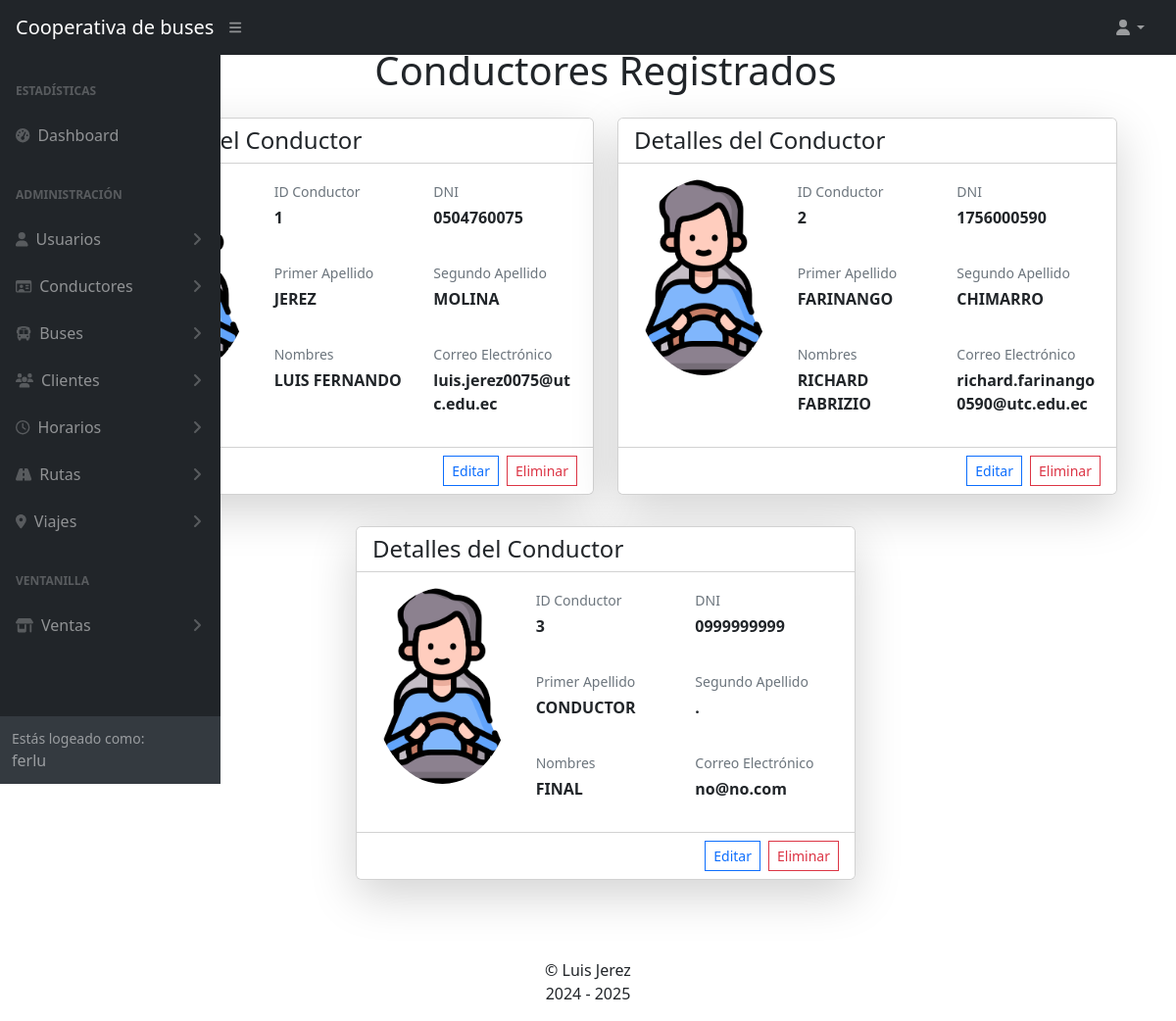
/conductores/ (signed in), run on an earlier commit of the app's database.
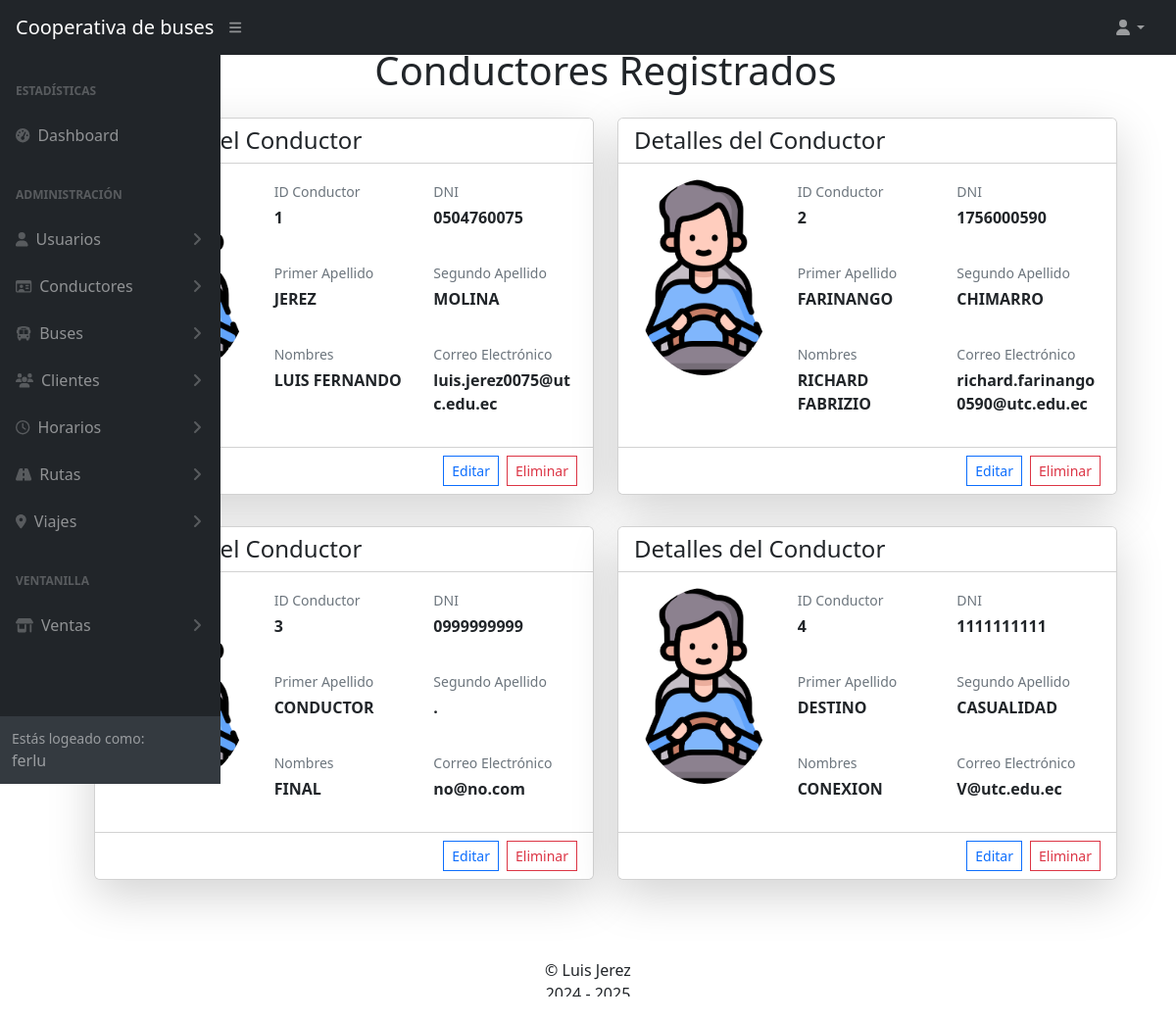
And on a later commit of the database.
### Apps/conductores/models.py (models this page shows, shortened)
class Conductores(models.Model):
    id = models.AutoField(primary_key=True)
    dni = models.CharField(unique=True, max_length=10)
    foto = models.ImageField(upload_to='conductores/', default='conductores/conductor_default.png')
    apellido1 = models.CharField(max_length=150)
    apellido2 = models.CharField(max_length=150)
    nombres = models.CharField(max_length=150)
    email = models.EmailField()
    celular = models.CharField(max_length=10)

### Apps/conductores/views.py (the view)
# urls.py: path('', views.inicio),
@staff_member_required(login_url='/usuarios/login/')
def inicio(request):
    return render(request, 'conductores.html', {'conductores': Conductores.objects.all()})

### Apps/conductores/templates/conductores.html (shortened to what this page needs)
{% extends 'base.html' %}
{% block body %}
<div class="container p-5 ms-5">
    <div class="row justify-content-center text-center">
        <h1>Conductores Registrados</h1>
    </div>
    <div class="row justify-content-center">
        {% for c in conductores %}
        <div class="col-lg-6 mt-3 mb-3">
            <div class="card shadow-lg">
                <div class="card-header bg-white d-flex justify-content-between align-items-center">
                    <h4 class="mb-0">Detalles del Conductor </h4>
                </div>
                <div class="card-body">
                    <div class="row">
                        <div class="col-md-4 text-center mb-4">
                            {% if c.foto %}
                                <img src="{{ c.foto.url }}" alt="Foto de {{ cliente.nombres }}"
                                     class="img-fluid rounded-circle mb-2" style="width: 200px; height: 200px; object-fit: cover;">
                            {% else %}
                                <div class="bg-secondary rounded-circle d-flex align-items-center justify-content-center mx-auto"
                                     style="width: 200px; height: 200px;">
                                    <span class="text-white display-4">{{ c.nombres|first|upper }}{{ c.apellido1|first|upper }}</span>
                                </div>
                            {% endif %}
                        </div>
                        <div class="col-md-8">
                            <div class="row g-3">
                                <div class="col-md-6">
                                    <div class="detail-item">
                                        <label class="text-muted small mb-1">ID Conductor</label>
                                        <p class="mb-3 fw-bold">{{ c.id }}</p>
                                    </div>
                                </div>
                                <div class="col-md-6">
                                    <div class="detail-item">
                                        <label class="text-muted small mb-1">DNI</label>
                                        <p class="mb-3 fw-bold">{{ c.dni }}</p>
                                    </div>
                                </div>
                                <div class="col-md-6">
                                    <div class="detail-item">
                                        <label class="text-muted small mb-1">Primer Apellido</label>
                                        <p class="mb-3 fw-bold">{{ c.apellido1 }}</p>
                                    </div>
                                </div>
                                <div class="col-md-6">
                                    <div class="detail-item">
                                        <label class="text-muted small mb-1">Segundo Apellido</label>
                                        <p class="mb-3 fw-bold">{{ c.apellido2 }}</p>
                                    </div>
                                </div>
                                <div class="col-md-6">
                                    <div class="detail-item">
                                        <label class="text-muted small mb-1">Nombres</label>
                                        <p class="mb-3 fw-bold">{{ c.nombres }}</p>
                                    </div>
                                </div>
                                <div class="col-md-6">
                                    <div class="detail-item">
                                        <label class="text-muted small mb-1">Correo Electrónico</label>
                                        <p class="mb-3 fw-bold">{{ c.email }}</p>
                                    </div>
                                </div>
                            </div>
                        </div>
                    </div>
                </div>
                <div class="card-footer bg-white">
                    <div class="d-flex justify-content-end">
                        <a href="/conductores/administracion/editar/{{c.id}}" class="rounded-0 btn btn-outline-primary btn-sm me-2">
                             Editar
                        </a>
                        <form action="/conductores/administracion/eliminar/{{c.id}}" method="post">
                            <button type="submit" class="rounded-0 btn btn-outline-danger btn-sm" onclick="return confirm('Segundo quieres eliminar el conductor con el DNI: {{c.dni}}')" >
                                 Eliminar
                            </button>
                        </form>
                    </div>
                </div>
            </div>
        </div>
        {% endfor %}
      </div>
</div>
{% endblock %}

### Apps/web/templates/base.html (shortened to what this page needs)
{% load static %}
<!DOCTYPE html>
<html lang="es" data-bs-theme="light">
<head>
    <link rel="stylesheet" href="{% static 'css/styles.css' %}">
    <link rel="stylesheet" href="https://cdnjs.cloudflare.com/ajax/libs/izitoast/1.4.0/css/iziToast.min.css"
 />
    <link href="https://cdn.jsdelivr.net/npm/select2@4.1.0-rc.0/dist/css/select2.min.css" rel="stylesheet" />
    <link rel="stylesheet" href="https://cdn.datatables.net/2.2.1/css/dataTables.bootstrap5.css">
    <link rel="stylesheet" href="https://cdn.datatables.net/buttons/3.2.0/css/buttons.bootstrap5.css">
</head>
<body class="sb-nav-fixed">
    <nav class="sb-topnav navbar navbar-expand navbar-dark bg-dark">
        <a class="navbar-brand ps-3" href="/">Cooperativa de buses</a>
        <button class="btn btn-link btn-sm order-1 order-lg-0 me-4 me-lg-0" id="sidebarToggle" href="#!"><i class="fas fa-bars"></i></button>
        {% if user.is_authenticated %}
        <ul class="navbar-nav ms-auto ms-md-0 me-3 me-lg-4">
            <li class="nav-item dropdown">
                <a class="nav-link dropdown-toggle" id="navbarDropdown" href="#" role="button" data-bs-toggle="dropdown" aria-expanded="false"><i class="fas fa-user fa-fw"></i></a>
            </li>
        </ul>
        {% endif %}
    </nav>
    <div id="layoutSidenav">
        <div id="layoutSidenav_nav">
            <nav class="sb-sidenav accordion sb-sidenav-dark" id="sidenavAccordion">
                <div class="sb-sidenav-menu">
                    <div class="nav">
                        <div class="sb-sidenav-menu-heading">Estadísticas</div>
                        <a class="nav-link" href="/">
                            <div class="sb-nav-link-icon"><i class="fas fa-tachometer-alt"></i></div>
                            Dashboard
                        </a>
                        <div class="sb-sidenav-menu-heading">Administración</div>
                        <a class="nav-link collapsed" href="#" data-bs-toggle="collapse" data-bs-target="#collapseLayouts" aria-expanded="false" aria-controls="collapseLayouts">
                            <div class="sb-nav-link-icon"><i class="fas fa-user"></i></div>
                            Usuarios
                            <div class="sb-sidenav-collapse-arrow"><i class="fas fa-angle-down"></i></div>
                        </a>
                        <a class="nav-link collapsed" href="#" data-bs-toggle="collapse" data-bs-target="#conductores" aria-expanded="false" aria-controls="collapseLayouts">
                            <div class="sb-nav-link-icon"><i class="fa-regular fa-id-card"></i></div>
                            Conductores
                            <div class="sb-sidenav-collapse-arrow"><i class="fas fa-angle-down"></i></div>
                        </a>
                        <a class="nav-link collapsed" href="#" data-bs-toggle="collapse" data-bs-target="#buses" aria-expanded="false" aria-controls="collapseLayouts">
                            <div class="sb-nav-link-icon"><i class="fa-solid fa-bus"></i></div>
                            Buses
                            <div class="sb-sidenav-collapse-arrow"><i class="fas fa-angle-down"></i></div>
                        </a>
                        <a class="nav-link collapsed" href="#" data-bs-toggle="collapse" data-bs-target="#clientes" aria-expanded="false" aria-controls="collapseLayouts">
                            <div class="sb-nav-link-icon"><i class="fa fa-users"></i></div>
                            Clientes
                            <div class="sb-sidenav-collapse-arrow"><i class="fas fa-angle-down"></i></div>
                        </a>
                        <a class="nav-link collapsed" href="#" data-bs-toggle="collapse" data-bs-target="#horarios" aria-expanded="false" aria-controls="collapseLayouts">
                            <div class="sb-nav-link-icon"><i class="fa-regular fa-clock"></i></div>
                            Horarios
                            <div class="sb-sidenav-collapse-arrow"><i class="fas fa-angle-down"></i></div>
                        </a>
                        <a class="nav-link collapsed" href="#" data-bs-toggle="collapse" data-bs-target="#rutas" aria-expanded="false" aria-controls="collapseLayouts">
                            <div class="sb-nav-link-icon"><i class="fa-solid fa-road"></i></div>
                            Rutas
                            <div class="sb-sidenav-collapse-arrow"><i class="fas fa-angle-down"></i></div>
                        </a>
                        <a class="nav-link collapsed" href="#" data-bs-toggle="collapse" data-bs-target="#viajes" aria-expanded="false" aria-controls="collapseLayouts">
                            <div class="sb-nav-link-icon"><i class="fa-solid fa-location-dot"></i></div>
                            Viajes
                            <div class="sb-sidenav-collapse-arrow"><i class="fas fa-angle-down"></i></div>
                        </a>
                        <div class="sb-sidenav-menu-heading">Ventanilla</div>
                        <a class="nav-link collapsed" href="#" data-bs-toggle="collapse" data-bs-target="#ventas" aria-expanded="false" aria-controls="collapseLayouts">
                            <div class="sb-nav-link-icon"><i class="fa-solid fa-shop"></i></div>
                            Ventas
                            <div class="sb-sidenav-collapse-arrow"><i class="fas fa-angle-down"></i></div>
                        </a>
                    </div>
                </div>
                {% if user.is_authenticated %}
                <div class="sb-sidenav-footer">
                    <div class="small">Estás logeado como: </div>
                    {{user}}
                </div>
                {% endif %}
            </nav>
        </div>
    </div>
    <div class="layoutSidenav_content">
        {% block body %}
        {% endblock %}
    </div>
</body>
<footer>
    <div class="row d-flex justify-content-center">
        <div class="col-12 m-3 text-center">
            &copy; Luis Jerez
            <br>
            2024 - 2025
        </div>
    </div>
</footer>
</html>

What changed in the data, as far as the page shows it:
added Conductores: foto (placeholder picture), id "4", dni "1111111111", apellido1 "DESTINO", apellido2 "CASUALIDAD", nombres "CONEXION", email "V@utc.edu.ec"
